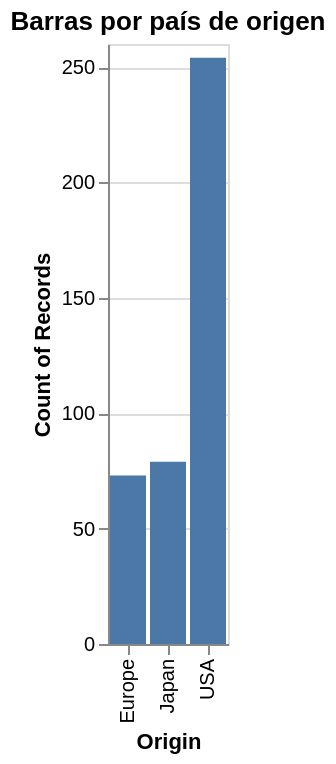

This figure's notebook cell:
### Markdown cell above
## 🎨 `mark_*()` — Seleccionar el tipo de gráfico
Marcas comunes: `mark_point`, `mark_bar`, `mark_line`, `mark_area`, `mark_circle`.

💡 **Nota docente**: Explica cuándo usar cada una (dispersión, barras agregadas, tendencias).

### Code cell
alt.Chart(df).mark_bar().encode(
    x="Origin",
    y="count()"
).properties(title="Barras por país de origen")

### Figure 1 — Vega-Lite specification as saved in the notebook (floating-point values rounded to 4 significant figures; data arrays with more than 128 entries replaced by an {"elided": "..."} marker saying what was removed)
{"config": {"view": {"continuousWidth": 300, "continuousHeight": 300}}, "data": {"name": "data-583e73726c1545c56c203344161a975c"}, "mark": {"type": "bar"}, "encoding": {"x": {"field": "Origin", "type": "nominal"}, "y": {"aggregate": "count", "type": "quantitative"}}, "title": "Barras por país de origen", "$schema": "https://vega.github.io/schema/vega-lite/v5.20.1.json", "datasets": {"data-583e73726c1545c56c203344161a975c": {"elided": "406 records"}}}
